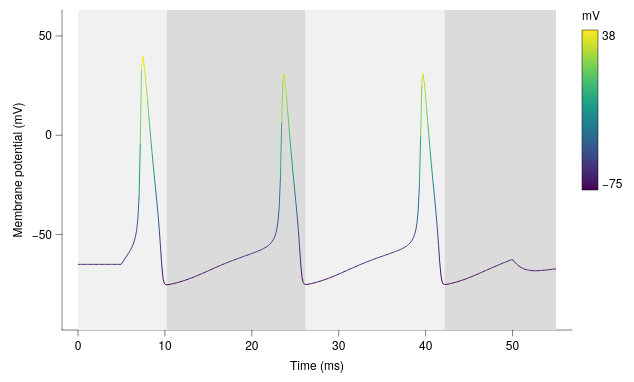

Express this chart as Vega-Lite.
### Vega-Lite specification from a JSON file in a GitHub repository (floating-point values rounded to 4 significant figures; data arrays with more than 128 entries replaced by an {"elided": "..."} marker saying what was removed)
{"background": null, "config": {"arc": {"fill": "#DBDBDB", "fillOpacity": 1.0, "innerRadius": 40.0, "padAngle": 0.03, "stroke": "black", "strokeOpacity": 1, "strokeWidth": 0.25}, "area": {"fill": "#DBDBDB", "fillOpacity": 1.0, "stroke": "black", "strokeOpacity": 1, "strokeWidth": 0.25}, "axis": {"domain": true, "domainCap": "round", "domainColor": "black", "domainWidth": 0.25, "grid": false, "gridCap": "round", "gridColor": "#F1F1F1", "gridDash": [0, 0], "gridOpacity": 1.0, "gridWidth": 0.25, "labelColor": "black", "labelFont": "Helvetica Neue, HelveticaNeue, Helvetica, Arial, sans-serif", "labelFontSize": 6, "labelFontStyle": "normal", "labelFontWeight": 400, "offset": 0, "ticks": true, "tickCap": "round", "tickColor": "black", "tickRound": false, "tickSize": 3, "tickWidth": 0.25, "titleColor": "black", "titleFont": "Helvetica Neue, HelveticaNeue, Helvetica, Arial, sans-serif", "titleFontSize": 6, "titleFontStyle": "normal", "titleFontWeight": 400}, "axisX": {"domain": true, "labelAlign": "center", "labelAngle": 0, "labels": true, "ticks": true, "translate": 0}, "axisY": {"domain": true, "labelAlign": "right", "labelAngle": 0, "labels": true, "ticks": true, "translate": 0}, "axisRight": {"domain": true, "labelAlign": "left", "labelAngle": 0, "labels": true, "ticks": true, "translate": 0}, "axisTop": {"domain": true, "labelAlign": "center", "labelAngle": 0, "labels": true, "ticks": true, "translate": 0}, "axisBand": {"tickOffset": 0}, "bar": {"fill": "#DBDBDB", "fillOpacity": 1.0, "stroke": "black", "strokeOpacity": 1, "strokeWidth": 0.25}, "boxplot": {"size": 14.4, "ticks": {"cornerRadius": 0.25, "fill": "black", "opacity": 1, "size": 7.2, "thickness": 0.25}, "box": {"fillOpacity": 1.0, "stroke": "black", "strokeOpacity": 1, "strokeWidth": 0.25}, "median": {"cornerRadius": 0, "fill": "black", "fillOpacity": 1.0, "opacity": 1, "size": 14.4, "thickness": 0.25}, "rule": {"fill": "black", "fillOpacity": 1.0, "size": 16.0, "stroke": "black", "strokeDash": [0, 0], "strokeOpacity": 1, "strokeWidth": 0.25}, "outliers": {"color": "black", "fill": "black", "fillOpacity": 1.0, "size": 0, "stroke": "black", "strokeOpacity": 1, "strokeWidth": 0.25}}, "circle": {"fill": "black", "fillOpacity": 1.0, "size": 2.0, "stroke": null, "strokeOpacity": 1, "strokeWidth": 0.25}, "errorband": {"band": {"fillOpacity": 0.6, "stroke": null, "strokeWidth": 0.25, "strokeOpacity": 1}, "borders": {"opacity": 0, "strokeOpacity": 1, "strokeWidth": 0.25}}, "errorbar": {"opacity": 1, "rule": {"strokeDash": [0, 0], "strokeWidth": 0.25}, "ticks": {"color": "black", "cornerRadius": 0.125, "opacity": 1, "size": 9.6, "thickness": 0.25}, "thickness": 0.25}, "font": "Helvetica Neue, HelveticaNeue, Helvetica, Arial, sans-serif", "geoshape": {"fill": "#DBDBDB", "fillOpacity": 1.0, "stroke": "black", "strokeOpacity": 1, "strokeWidth": 0.25}, "header": {"labelColor": "black", "labelFont": "Helvetica Neue, HelveticaNeue, Helvetica, Arial, sans-serif", "labelFontSize": 6, "labelFontStyle": "normal", "labelFontWeight": 400, "titleColor": "black", "titleFont": "Helvetica Neue, HelveticaNeue, Helvetica, Arial, sans-serif", "titleFontSize": 6, "titleFontStyle": "normal", "titleFontWeight": 400, "titlePadding": 0}, "legend": {"disable": false, "offset": 4.5, "titlePadding": 4, "labelOffset": 2, "gradientLabelOffset": 2, "columnPadding": 4, "rowPadding": 2, "gradientLength": 80.0, "gradientThickness": 8.0, "gradientOpacity": 1.0, "gradientStrokeColor": "black", "gradientStrokeWidth": 0.25, "labelColor": "black", "labelFont": "Helvetica Neue, HelveticaNeue, Helvetica, Arial, sans-serif", "labelFontSize": 6, "labelFontStyle": "normal", "labelFontWeight": 400, "strokeColor": "black", "strokeWidth": 0, "symbolSize": 36, "symbolStrokeColor": "black", "symbolStrokeWidth": 0.25, "titleColor": "black", "titleFont": "Helvetica Neue, HelveticaNeue, Helvetica, Arial, sans-serif", "titleFontSize": 6, "titleFontStyle": "normal", "titleFontWeight": 400}, "line": {"color": "black", "stroke": "black", "strokeCap": "butt", "strokeDash": [0, 0], "strokeOpacity": 1, "strokeWidth": 0.5}, "point": {"filled": true, "fill": "#DBDBDB", "fillOpacity": 1.0, "size": 8.0, "stroke": "black", "strokeOpacity": 1, "strokeWidth": 0.25}, "range": {"category": ["#B2B2B2", "#4A7CD3", "#008542", "#664CAF", "#509F98", "#636363", "#284F93", "#005226", "#382864", "#285753"], "diverging": {"scheme": ["#443E60", "#5F597E", "#7C759B", "#9994B6", "#B7B4CC", "#D6D5DC", "#F6F6F6", "#D1DAD9", "#A4C2BF", "#7AA9A4", "#578E89", "#37736E", "#1B5954"]}, "heatmap": {"scheme": ["#440154", "#472270", "#433E82", "#38598C", "#2C728E", "#238A8D", "#24A086", "#39B578", "#5DC862", "#96D646", "#CAE02D", "#FDE724"]}, "ordinal": {"scheme": ["#F1F1F1", "#DBDBDB", "#C6C6C6", "#B2B2B2", "#9D9D9D", "#898989", "#767676", "#636363", "#515151", "#404040", "#2F2F2F", "#1F1F1F"]}, "ramp": {"scheme": ["#440154", "#472270", "#433E82", "#38598C", "#2C728E", "#238A8D", "#24A086", "#39B578", "#5DC862", "#96D646", "#CAE02D", "#FDE724"]}}, "rule": {"color": "black", "stroke": "black", "strokeCap": "round", "strokeDash": [2, 2], "strokeOpacity": 1, "strokeWidth": 0.25}, "scale": {"barBandPaddingInner": 0.1, "rectBandPaddingInner": 0, "tickBandPaddingInner": 0.1, "bandPaddingOuter": 0.1, "bandWithNestedOffsetPaddingInner": 0.2, "bandWithNestedOffsetPaddingOuter": 0.2, "offsetBandPaddingInner": 0, "offsetBandPaddingOuter": 0, "continuousPadding": 8.0, "round": false}, "rect": {"fill": "#DBDBDB", "fillOpacity": 1.0, "stroke": "black", "strokeOpacity": 1, "strokeWidth": 0.25}, "square": {"fill": "#DBDBDB", "fillOpacity": 1.0, "size": 16.0, "stroke": "black", "strokeOpacity": 1, "strokeWidth": 0.25}, "text": {"color": "black", "font": "Helvetica Neue, HelveticaNeue, Helvetica, Arial, sans-serif", "fontSize": 6, "fontStyle": "normal", "fontWeight": 400}, "tick": {"color": "black", "cornerRadius": 0.125, "opacity": 1.0, "size": 14.4, "thickness": 0.25}, "title": {"anchor": "middle", "frame": "group", "color": "black", "font": "Helvetica Neue, HelveticaNeue, Helvetica, Arial, sans-serif", "fontSize": 6, "fontStyle": "normal", "fontWeight": 400, "subtitleColor": "black", "subtitleFont": "Helvetica Neue, HelveticaNeue, Helvetica, Arial, sans-serif", "subtitleFontSize": 6, "subtitleFontStyle": "normal", "subtitleFontWeight": 400}, "trail": {"color": "black", "opacity": 1, "size": 0.5}, "view": {"continuousWidth": 255, "continuousHeight": 160, "discreteWidth": 255, "discreteHeight": 160, "fill": null, "stroke": null, "strokeWidth": 0.25}}, "layer": [{"data": {"name": "data-f649f9d1c293ec8042ca0358e3477a5a"}, "mark": {"type": "rect", "color": "#F1F1F1", "cornerRadius": 0, "opacity": 1.0, "stroke": null, "strokeOpacity": 0, "strokeWidth": 0}, "encoding": {"x": {"datum": 0.0}, "x2": {"datum": 10.2}}, "name": "__dsshade_3"}, {"data": {"name": "data-f649f9d1c293ec8042ca0358e3477a5a"}, "mark": {"type": "rect", "color": "#DBDBDB", "cornerRadius": 0, "opacity": 1.0, "stroke": null, "strokeOpacity": 0, "strokeWidth": 0}, "encoding": {"x": {"datum": 10.2}, "x2": {"datum": 26.19}}, "name": "__dsshade_4"}, {"data": {"name": "data-f649f9d1c293ec8042ca0358e3477a5a"}, "mark": {"type": "rect", "color": "#F1F1F1", "cornerRadius": 0, "opacity": 1.0, "stroke": null, "strokeOpacity": 0, "strokeWidth": 0}, "encoding": {"x": {"datum": 26.19}, "x2": {"datum": 42.18}}, "name": "__dsshade_5"}, {"data": {"name": "data-f649f9d1c293ec8042ca0358e3477a5a"}, "mark": {"type": "rect", "color": "#DBDBDB", "cornerRadius": 0, "opacity": 1.0, "stroke": null, "strokeOpacity": 0, "strokeWidth": 0}, "encoding": {"x": {"datum": 42.18}, "x2": {"datum": 55.0}}, "name": "__dsshade_6"}, {"data": {"name": "data-b6f7fd2acaa55968da0c694514d772cd"}, "mark": {"type": "line"}, "encoding": {"color": {"field": "mV", "title": "mV", "type": "quantitative"}, "detail": {"field": "seg", "type": "nominal"}, "x": {"field": "t", "scale": {"domain": [0, 55], "nice": false}, "title": "Time (ms)", "type": "quantitative"}, "y": {"field": "V", "scale": {"domain": [-90, 55], "nice": false}, "title": "Membrane potential (mV)", "type": "quantitative"}}}], "$schema": "https://vega.github.io/schema/vega-lite/v6.4.1.json", "datasets": {"data-f649f9d1c293ec8042ca0358e3477a5a": [{"__dummy": 0, "__dysonsphere__": 1}], "data-b6f7fd2acaa55968da0c694514d772cd": {"elided": "798 records"}}}
